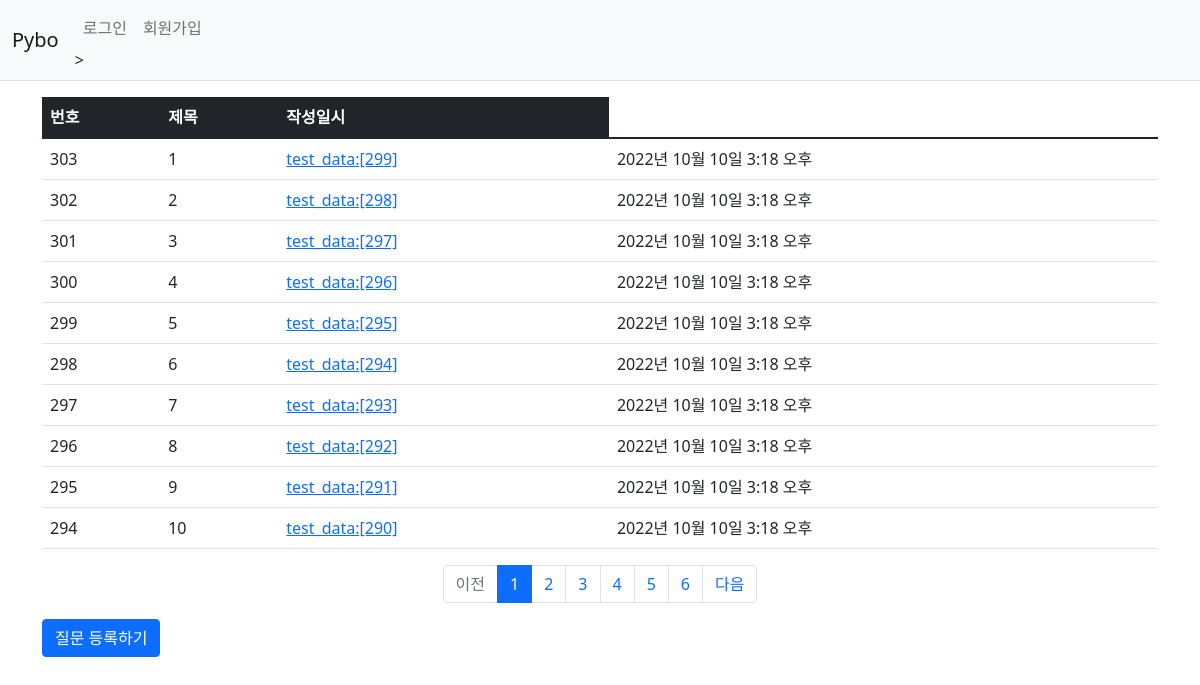
Screenshot of /pybo/ with the database file from the repository.
### pybo/models.py (models this page shows, shortened)
class Question(models.Model):
    author = models.ForeignKey(User, on_delete=models.CASCADE)
    subject = models.CharField(max_length=200)
    content = models.TextField()
    create_date = models.DateTimeField()

### pybo/views.py (the view)
# urls.py: path('', views.index, name='index'),
def index(request):
    page = request.GET.get('page','1')
    question_list = Question.objects.order_by("-create_date")
    paginator = Paginator(question_list, 10)
    page_obj = paginator.get_page(page)
    context = {
        'question_list': page_obj
    }
    return render(request, 'pybo/question_list.html', context)

### pybo/templatetags/pybo_filter.py (called while the page is built)
@register.filter
def sub(value,arg):
    return value - arg

### templates/pybo/question_list.html (shortened to what this page needs)
{% extends 'base.html' %}
{% load pybo_filter %}
{% block content %}
<div class="container my-3">
    <table class="table">
        <thead>
        <tr class="table-dark">
            <th>번호</th>
            <th>제목</th>
            <th>작성일시</th>
        </tr>
        </thead>
        <tbody>
        {% if question_list %}
        {% for question in question_list %}
        <tr>
            <td>
                {{ question_list.paginator.count|sub:question_list.start_index|sub:forloop.counter0|add:1}}
            </td>
            <td>{{ forloop.counter }}</td>
            <td>
                <a href="{% url 'pybo:detail' question.id %}">{{ question.subject }}</a>
            </td>
            <td>{{ question.create_date }}</td>
        </tr>
        {% endfor %}
        {% else %}
        <tr>
            <td colspan="3">질문이 없습니다.</td>
        </tr>
        {% endif %}
        </tbody>
    </table>
    <ul class="pagination justify-content-center">
        {% if question_list.has_previous %}
        <li class="page-item">
            <a class="page-link" href="?page={{ question_list.previous_page_number }}">이전</a>
        </li>
        {% else %}
        <li class="page-item disabled">
            <a class="page-link" tabindex="-1" aria-disabled="true" href="#">이전</a>
        </li>
        {% endif %}
        {% for page_number in question_list.paginator.page_range %}
        {% if page_number >= question_list.number|add:-5 and page_number <= question_list.number|add:5 %}
        {% if page_number == question_list.number %}
        <li class="page-item active" aria-current="page">
            <a class="page-link" href="?page={{ page_number }}">{{ page_number }}</a>
        </li>
        {% else %}
        <li class="page-item">
            <a class="page-link" href="?page={{ page_number }}">{{ page_number }}</a>
        </li>
        {% endif %}
        {% endif %}
        {% endfor %}
        {% if question_list.has_next %}
        <li class="page-item">
            <a class="page-link" href="?page={{ question_list.next_page_number }}">다음</a>
        </li>
        {% else %}
        <li class="page-item disabled">
            <a class="page-link" tabindex="-1" aria-disabled="true" href="#">다음</a>
        </li>
        {% endif %}
    </ul>
    <a href="{% url 'pybo:question_create' %}" class = "btn btn-primary">질문 등록하기</a>
</div>
{% endblock %}

### templates/base.html (shortened to what this page needs)
{% load static %}
<!doctype html>
<html lang="ko">
<head>
    <link rel="stylesheet" type="text/css" href="{% static 'bootstrap.min.css' %}">
    <link rel="stylesheet" type="text/css" href="{% static 'style.css' %}">
</head>
<body>
{% include "navbar.html" %}
{% block content %}
{% endblock %}
</body>
</html>

### templates/navbar.html (shortened to what this page needs)
<nav class="navbar navbar-expand-lg navbar-light bg-light border-bottom">
    <div class="container-fluid">
        <a class="navbar-brand" href="{% url 'pybo:index' %}">Pybo</a>
        <div class="collapse navbar-collapse" id="navbarSupportedContent">
            <ul class="navbar-nav me-auto mb-2 mb-lg-0">
                <li class="nav-item">
                    {% if user.is_authenticated %}
                    <a class="nav-link" href="{% url 'common:logout' %}">{{ user.username }} (로그아웃)</a>
                    {% else %}
                    <a class="nav-link" href="{% url 'common:login' %}">로그인</a>>
                    {% endif %}
                </li>
                <li>
                    {% if not user.is_authenticated %}
                    <a class="nav-link" href="{% url 'common:signup' %}">회원가입</a>
                    {% endif %}
                </li>
            </ul>
        </div>
    </div>
</nav>

### rows the page displays
Question: paginator.count|sub "303", subject "test_data:[299]", create_date "2022년 10월 10일 3:18 오후"
Question: paginator.count|sub "302", subject "test_data:[298]", create_date "2022년 10월 10일 3:18 오후"
Question: paginator.count|sub "301", subject "test_data:[297]", create_date "2022년 10월 10일 3:18 오후"
Question: paginator.count|sub "300", subject "test_data:[296]", create_date "2022년 10월 10일 3:18 오후"
Question: paginator.count|sub "299", subject "test_data:[295]", create_date "2022년 10월 10일 3:18 오후"
Question: paginator.count|sub "298", subject "test_data:[294]", create_date "2022년 10월 10일 3:18 오후"
Question: paginator.count|sub "297", subject "test_data:[293]", create_date "2022년 10월 10일 3:18 오후"
Question: paginator.count|sub "296", subject "test_data:[292]", create_date "2022년 10월 10일 3:18 오후"
Question: paginator.count|sub "295", subject "test_data:[291]", create_date "2022년 10월 10일 3:18 오후"
Question: paginator.count|sub "294", subject "test_data:[290]", create_date "2022년 10월 10일 3:18 오후"

### other values shown
{{ page_number }} "1"
{{ page_number }} "2" "3" "4" "5" "6"
